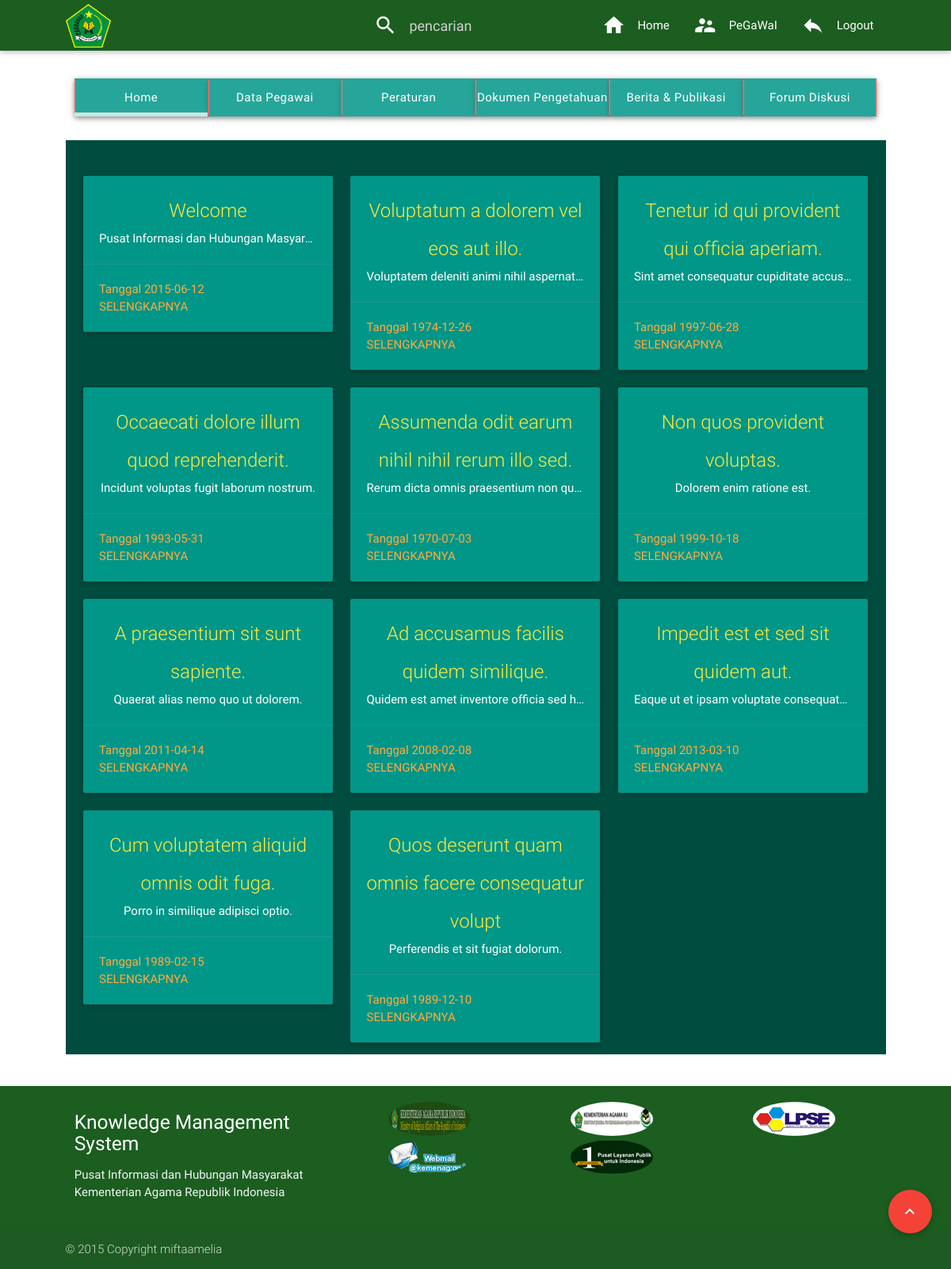
The app's page /pegawai/home.php (signed in) with its own data.
### tables this page shows
CREATE TABLE IF NOT EXISTS `berita` (
  `id_berita` int(10) NOT NULL AUTO_INCREMENT,
  `judul_berita` char(50) NOT NULL,
  `isi` longtext NOT NULL,
  `tgl_posting_berita` date NOT NULL,
  PRIMARY KEY (`id_berita`)
);

### pegawai/home.php (the view, shortened to what this page needs)
<html>
    <head>
	    <link href="../asset/css/materialize.min.css" rel="stylesheet">
    </head>
    <body>
	    <header>
	        <nav class="green darken-4" id="top">
	            <div class="nav-wrapper container">
	                <a class="brand-logo"><img style="height:60px; padding-top: 5px;" src="../asset/imagelogo/logo.png"></a>
	                <ul id="nav-mobile" class="right hide-on-med-and-down">
						<li id="search">
							<form action="search.php" method="get" enctype="multipart/form-data">
								<div class="input-field">
									<input name="value" id="search" type="search" required placeholder="pencarian">
									<label for="search"><i class="mdi-action-search"></i></label>
								</div>
							</form>
						</li>
						<li><a href="index.php"><i class="mdi-action-home left"></i>Home</a></li>
						<li><a><i class="mdi-action-account-child left"></i>
							<?php echo (isset($_SESSION['nama_lengkap']) ? $_SESSION['nama_lengkap'] : 'anonym' )?>
						</a></li>
				        <li><a href="../logout.php"><i class="mdi-content-reply left"></i>Logout</a></li>
				    </ul>
	            </div>
	        </nav>
	    </header>
	    <main style="margin-top:20px;">
	        <div class="container row">
            	<div class="col s12" style="margin-bottom: 30px">
					<ul class="tabs z-depth-1">
				        <li class="tab col s12 m2 l2 teal"><a class="white-text btn" target="_blank" href="#home">Home</a></li>
				        <li class="tab col s12 m2 l2 teal"><a class="white-text btn" target="_blank" href="#pegawai">Data Pegawai</a></li>
				        <li class="tab col s12 m2 l2 teal"><a class="white-text btn" target="_blank" href="#peraturan">Peraturan</a></li>
				        <li class="tab col s12 m2 l2 teal"><a class="white-text btn" target="_blank" href="#dokumen">Dokumen Pengetahuan</a></li>
				        <li class="tab col s12 m2 l2 teal"><a class="white-text btn" target="_blank" href="#berita">Berita & Publikasi</a></li>
				        <li class="tab col s12 m2 l2 teal"><a class="white-text btn" target="_blank" href="#forum">Forum Diskusi</a></li>
				    </ul>
            	</div>
	            <div class="col s12 section teal darken-4">
                	<div class="section" id="home"> <br>
<?php
	$query = "SELECT * FROM berita ";
	$result = mysql_query($query) or die('Error');
	while($data = mysql_fetch_array($result)) {
?>
						    <div class="col s4 ">
						      <div class="card teal">
						        <div class="card-content center-align">
						          <span class="card-title yellow-text"><?php echo $data['judul_berita'];?></span>
						          <div class="white-text"><p class="truncate"><?php echo substr($data['isi'],0,350); ?></p></div>
						        </div>
						       <div class="card-action yellow-darken-4-text">
						          <a>Tanggal <?php echo $data['tgl_posting_berita'];?></a>
						          <a href="textfull.php?id=<?php echo $data['id_berita'] ?>">SELENGKAPNYA</a>
						        </div>
						      </div>
						    </div>
<?php
 	}
?>
                	</div>
	            </div>
	        </div>
	        <div class="fixed-action-btn" style="bottom: 45px; right: 24px;">
				<a class="btn-floating btn-large red" href="#top">
					<i class="large mdi-hardware-keyboard-arrow-up"></i>
				</a>
			</div>
	    </main>
	    <footer class="page-footer green darken-4">
	        <div class="container row">
				<div class="col s4">
	                <h5 class="white-text">Knowledge Management System</h5>
	                <p class="grey-text text-lighten-4">Pusat Informasi dan Hubungan Masyarakat</br> Kementerian Agama Republik Indonesia
	                </p>
                </div>
                <div class="col s8">
                	<div class="row" id="gbr">
            		<div class="col s4">
                		<a href="http://kemenag.go.id/" target="_blank">
                			<img class="circle responsive-img" src="../asset/images/kemenag.go.id1.png" style="">
            			</a>
        			</div>
        			<div class="col s4">
                		<a href="http://haji.kemenag.go.id/" target="_blank">
                			<img class="circle responsive-img" src="../asset/images/hajiumroh1 copy.png">
            			</a>
        			</div>
        			<div class="col s4">
                		<a href="http://lpse.kemenag.go.id/" target="_blank">
                			<img class=" circle responsive-img" src="../asset/images/lpse.png">
            			</a>
        			</div>
        			<div class="col s4">
                		<a href="http://webmail@kemenag.go.id/" target="_blank">
                			<img class=" circle responsive-img" src="../asset/images/webkemenag.png">
            			</a>
        			</div>
        			<div class="col s4">
                		<a href="http://satulayanan.id/" target="_blank">
                			<img class="circle responsive-img" src="../asset/images/layanan.png">
            			</a>
        			</div>
        			</div>
            	</div>
	        </div>
	        <div class="footer-copyright">
                <div class=container>
                	© 2015 Copyright miftaamelia
                </div>
	        </div>
	    </footer>
    </body>
</html>

### pegawai/home.php (style rules this page uses)
body { display: flex; min-height: 100vh; flex-direction: column; }
main { flex: 1 0 auto }
.container { width:90% }
.tabs .tab a { text-transform: capitalize; line-height: inherit; padding: 0; }
.card .card-action a { text-transform: none }
.tabs .tab a { border: 0.1rem solid #ee6e73; border-top: none; border-bottom: none; }
#gbr div a img { display:block; margin:0 auto; margin-bottom: 5px; }

### records on screen
berita: judul_berita "Welcome", isi "Pusat Informasi dan Hubungan Masyar…", tgl_posting_berita "2015-06-12"
berita: judul_berita "Voluptatum a dolorem vel eos aut illo.", isi "Voluptatem deleniti animi nihil aspernat…", tgl_posting_berita "1974-12-26"
berita: judul_berita "Tenetur id qui provident qui officia aperiam.", isi "Sint amet consequatur cupiditate accus…", tgl_posting_berita "1997-06-28"
berita: judul_berita "Occaecati dolore illum quod reprehenderit.", isi "Incidunt voluptas fugit laborum nostrum.", tgl_posting_berita "1993-05-31"
berita: judul_berita "Assumenda odit earum nihil nihil rerum illo sed.", isi "Rerum dicta omnis praesentium non qu…", tgl_posting_berita "1970-07-03"
berita: judul_berita "Non quos provident voluptas.", isi "Dolorem enim ratione est.", tgl_posting_berita "1999-10-18"
berita: judul_berita "A praesentium sit sunt sapiente.", isi "Quaerat alias nemo quo ut dolorem.", tgl_posting_berita "2011-04-14"
berita: judul_berita "Ad accusamus facilis quidem similique.", isi "Quidem est amet inventore officia sed h…", tgl_posting_berita "2008-02-08"
berita: judul_berita "Impedit est et sed sit quidem aut.", isi "Eaque ut et ipsam voluptate consequat…", tgl_posting_berita "2013-03-10"
berita: judul_berita "Cum voluptatem aliquid omnis odit fuga.", isi "Porro in similique adipisci optio.", tgl_posting_berita "1989-02-15"
berita: judul_berita "Quos deserunt quam omnis facere consequatur volupt", isi "Perferendis et sit fugiat dolorum.", tgl_posting_berita "1989-12-10"

### other values on screen
$_SESSION['nama_lengkap'] "PeGaWaI"
